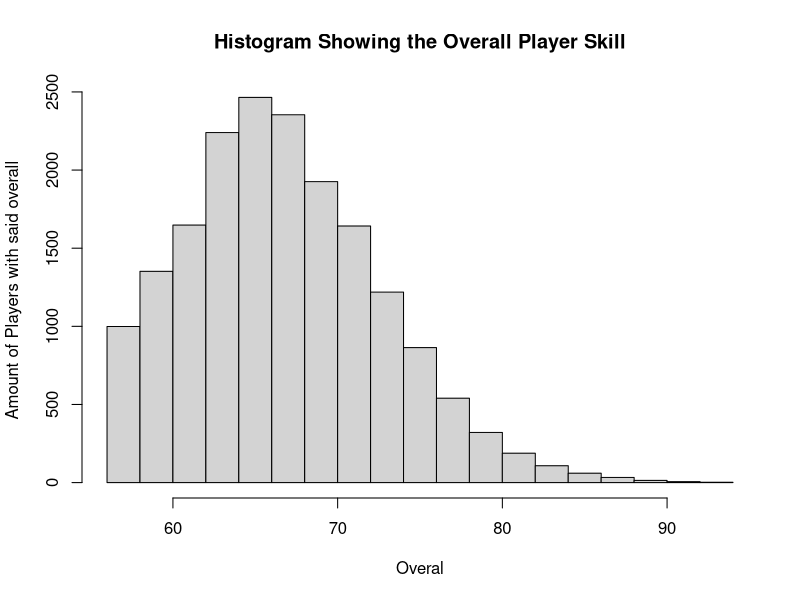
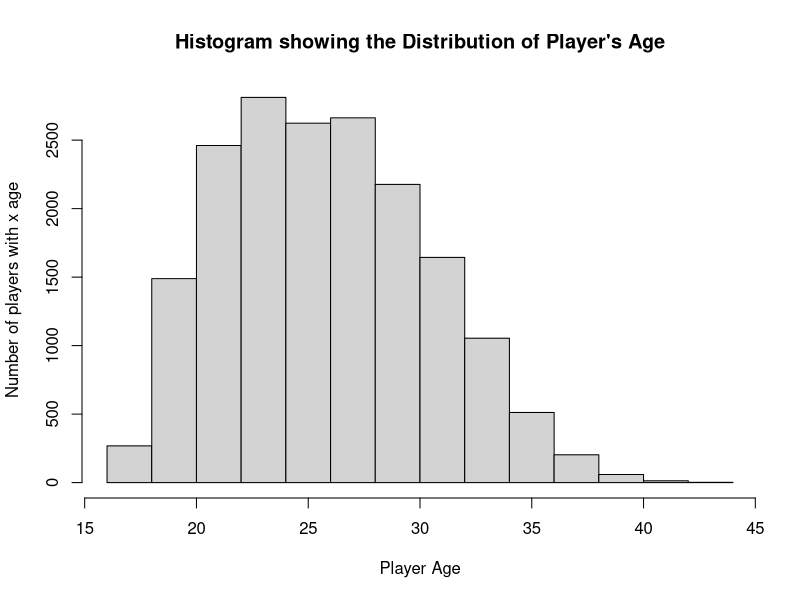
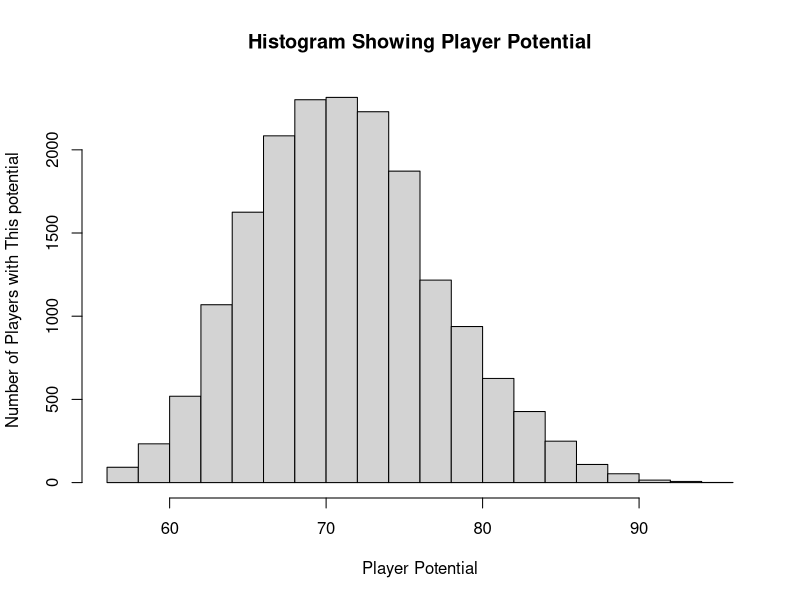
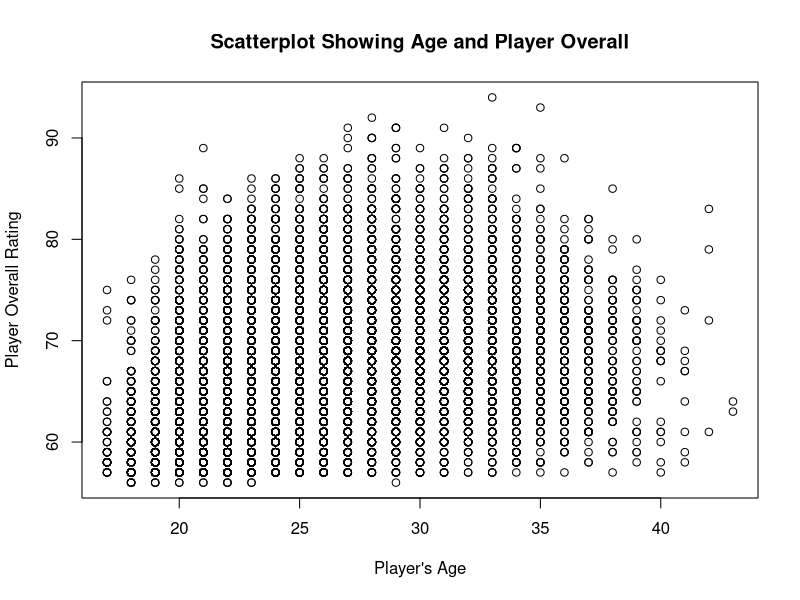
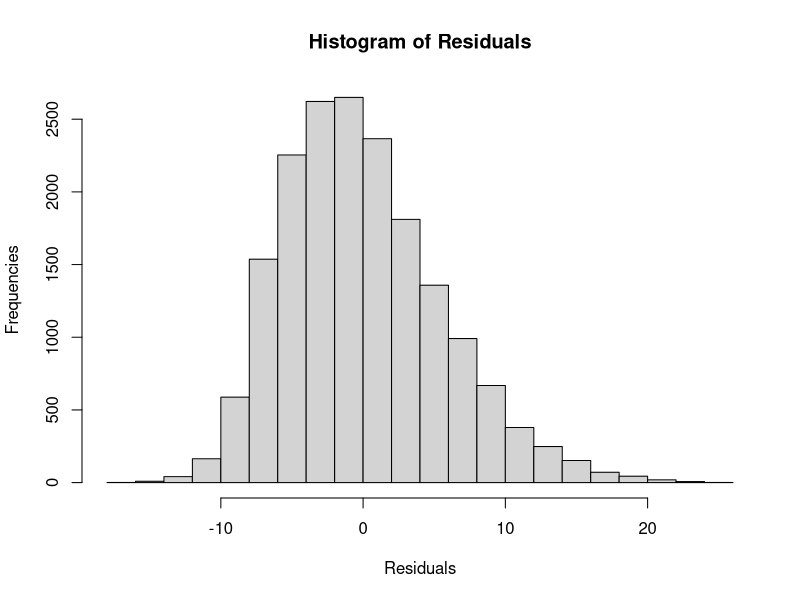
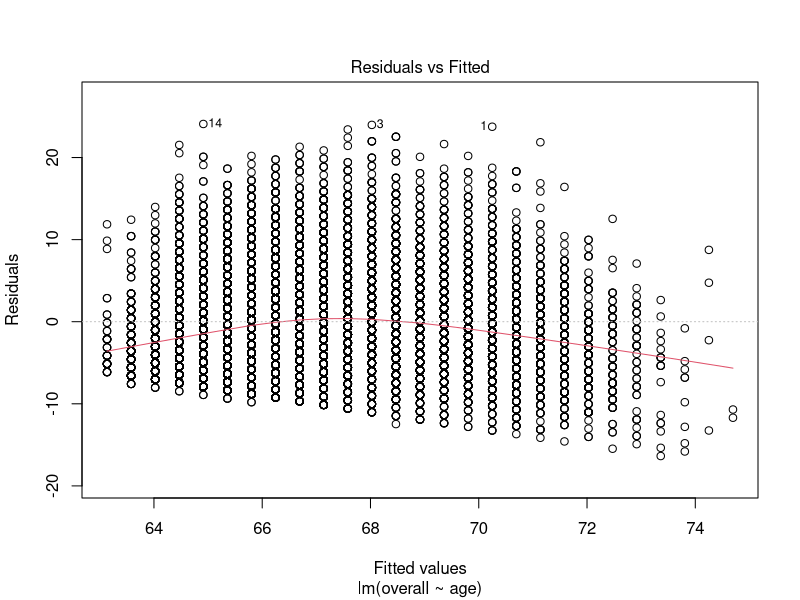
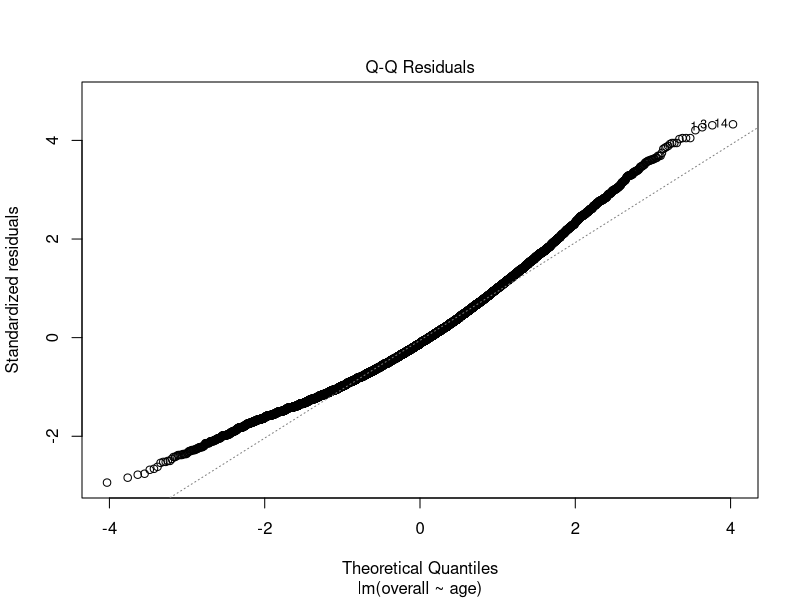
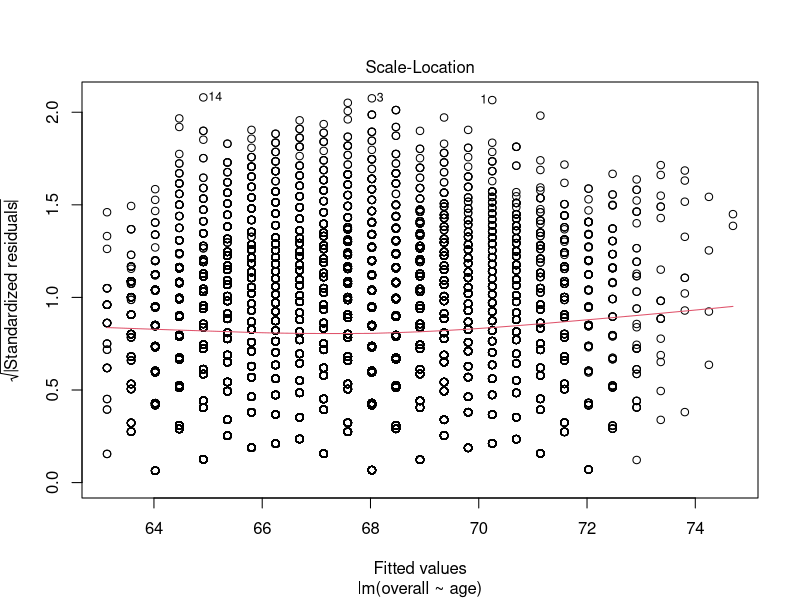

These figures' R source, in order:
library(readr)
data <- read_csv("data.csv")
View(data)


#The code below will define the variables to be used in the project
name <- data$name
nationality <- data$nationality
position <- data$position
overall <- data$overall
age <- data$age
hits <- data$hits
potential <- data$potential
team <- data$team


#The code below will output a histogram of the player overall skill
hist(overall, main = "Histogram Showing the Overall Player Skill", xlab = "Overal", ylab = "Amount of Players with said overall")

#The code below will output the distribution of player's age
hist(age, main = "Histogram showing the Distribution of Player's Age", xlab = "Player Age", ylab = "Number of players with x age")

#the code below will output a histogram showing the player's potential
hist(potential, main = "Histogram Showing Player Potential", xlab = "Player Potential", ylab = "Number of Players with This potential")

#The code below will plot a scatterplot of player age vs player overall
plot(age, overall, main = "Scatterplot Showing Age and Player Overall", xlab = "Player's Age", ylab = "Player Overall Rating")

#The code below will compute the mean age of the players in the dataset
mean(age)
#The mean age is 26.31144 years of age

#The code below will print the median age of the players
median(age)
#The median is 26 years of age

#The code below will compute the standard deviation of the age of the players
sd(age)
#The standard deviation of the age of the players is 4.556077

#The code below will compute the variance of the age of the players
var(age)
#The variance of the age of the players is 20.75784


#The code below will calculate mean, median, standard deviation and variance for player overall and player potential
mean(potential)
median(potential)
sd(potential)
var(potential)

mean(overall)
median(overall)
sd(overall)
var(overall)

#The code below will create a confidence interval for the data set, starting by creating a subset

ageSubser <- c(27, 32, 25, 20, 21, 30, 22, 36, 33, 35, 31, 24, 27, 29, 36, 37,22,29,27,25)

xbar <- mean(ageSubser)
s <- sd(ageSubser)
n <- 20
t <- qt(0.995,20-1)
L <- xbar - t*s/sqrt(n)
U <- xbar + t*s/sqrt(n)

cor(age,overall)
#The correlation is 0.3419951

agePotetial.Lm <- lm(overall ~ age, data=data)
agePotetial.Lm

resid(agePotetial.Lm)

hist(resid(agePotetial.Lm), main = "Histogram of Residuals", xlab = "Residuals", ylab = "Frequencies")

plot(agePotetial.Lm)

